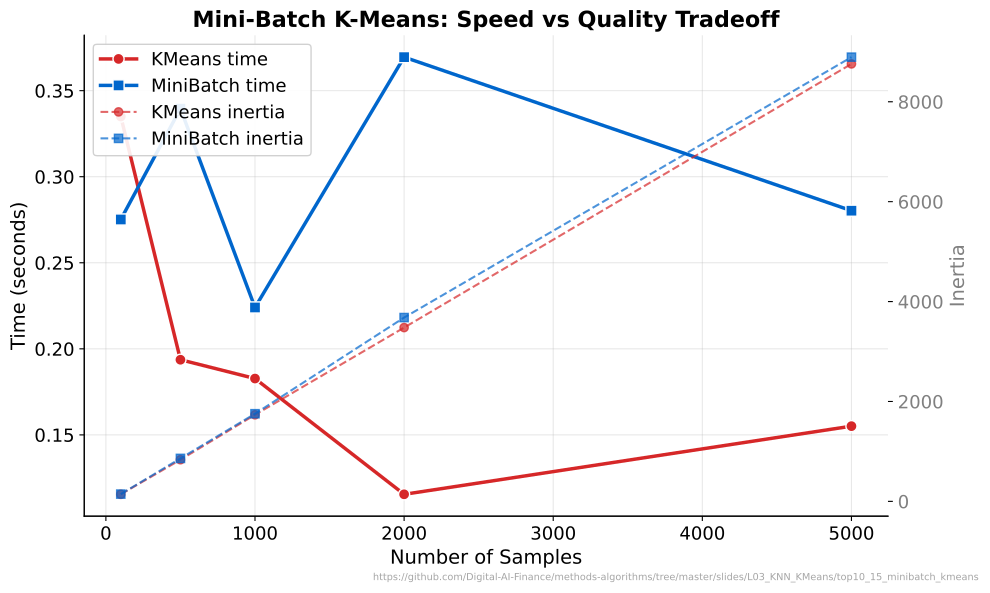

Write Python code to recreate this figure.
"""Mini-Batch K-Means - Speed vs quality tradeoff compared to standard K-Means."""
import matplotlib.pyplot as plt
import numpy as np
import time
from pathlib import Path
from sklearn.cluster import KMeans, MiniBatchKMeans
from sklearn.datasets import make_blobs

CHART_METADATA = {
    "title": "Mini-Batch K-Means: Speed vs Quality Tradeoff",
    "description": "Time and inertia comparison of KMeans vs MiniBatchKMeans across dataset sizes",
    "url": "https://github.com/Digital-AI-Finance/methods-algorithms/tree/master/slides/L03_KNN_KMeans/top10_15_minibatch_kmeans"
}

plt.rcParams.update({
    'font.size': 14, 'axes.labelsize': 14, 'axes.titlesize': 16,
    'xtick.labelsize': 13, 'ytick.labelsize': 13, 'legend.fontsize': 13,
    'figure.figsize': (10, 6), 'figure.dpi': 150,
    'axes.spines.top': False, 'axes.spines.right': False,
})

MLPURPLE = '#3333B2'
MLBLUE = '#0066CC'
MLORANGE = '#FF7F0E'
MLGREEN = '#2CA02C'
MLRED = '#D62728'

X_full, _ = make_blobs(n_samples=5000, centers=8, random_state=42)

sample_sizes = [100, 500, 1000, 2000, 5000]
times_km = []
times_mb = []
inertias_km = []
inertias_mb = []

for n in sample_sizes:
    X = X_full[:n]

    t0 = time.time()
    km = KMeans(n_clusters=8, random_state=42, n_init=10)
    km.fit(X)
    times_km.append(time.time() - t0)
    inertias_km.append(km.inertia_)

    t0 = time.time()
    mb = MiniBatchKMeans(n_clusters=8, random_state=42, n_init=10, batch_size=100)
    mb.fit(X)
    times_mb.append(time.time() - t0)
    inertias_mb.append(mb.inertia_)

fig, ax1 = plt.subplots(figsize=(10, 6))

# Time on primary y-axis
ln1 = ax1.plot(sample_sizes, times_km, color=MLRED, marker='o', markersize=8,
               linewidth=2.5, label='KMeans time', markeredgecolor='white')
ln2 = ax1.plot(sample_sizes, times_mb, color=MLBLUE, marker='s', markersize=8,
               linewidth=2.5, label='MiniBatch time', markeredgecolor='white')
ax1.set_xlabel('Number of Samples')
ax1.set_ylabel('Time (seconds)', color='black')
ax1.tick_params(axis='y')

# Inertia on secondary y-axis
ax2 = ax1.twinx()
ln3 = ax2.plot(sample_sizes, inertias_km, color=MLRED, marker='o', markersize=6,
               linewidth=1.5, linestyle='--', alpha=0.7, label='KMeans inertia')
ln4 = ax2.plot(sample_sizes, inertias_mb, color=MLBLUE, marker='s', markersize=6,
               linewidth=1.5, linestyle='--', alpha=0.7, label='MiniBatch inertia')
ax2.set_ylabel('Inertia', color='gray')
ax2.tick_params(axis='y', labelcolor='gray')
ax2.spines['top'].set_visible(False)

# Combined legend
lns = ln1 + ln2 + ln3 + ln4
labs = [l.get_label() for l in lns]
ax1.legend(lns, labs, loc='upper left', framealpha=0.9)

ax1.set_title('Mini-Batch K-Means: Speed vs Quality Tradeoff', fontweight='bold')
ax1.grid(True, alpha=0.3)

plt.figtext(0.99, 0.01, CHART_METADATA['url'],
            fontsize=7, color='gray', ha='right', va='bottom', alpha=0.7)
plt.tight_layout()
plt.savefig(Path(__file__).parent / 'chart.pdf', dpi=300, bbox_inches='tight')
plt.close()
print("Chart saved: top10_15_minibatch_kmeans/chart.pdf")
